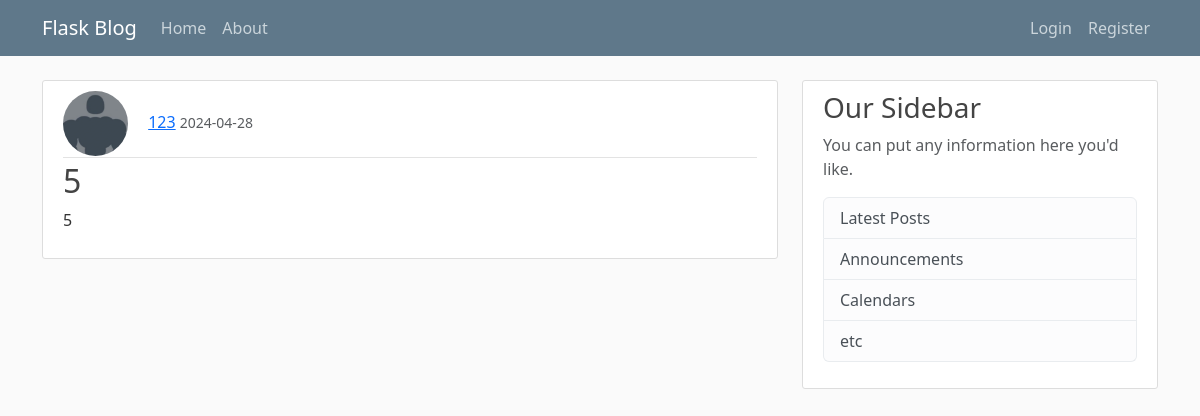
Page /post/7 on the committed database.
### flaskblog/models.py (models this page shows, shortened)
class User(db.Model,UserMixin):
    id = db.Column(db.Integer, primary_key = True)
    username = db.Column(db.String(20), unique = True, nullable = False)
    email = db.Column(db.String(120), unique = True, nullable = False)
    password = db.Column(db.String(60), nullable = False)
    posts = db.relationship('Post', backref = 'author', lazy = True)
    image_file = db.Column(db.String(20), nullable=False, default='default.png')

class Post(db.Model):
    id = db.Column(db.Integer, primary_key=True)
    title = db.Column(db.String(100), nullable=False)
    date_posted = db.Column(db.DateTime, nullable=False, default=datetime.now)
    content = db.Column(db.Text, nullable=False)
    user_id = db.Column(db.Integer, db.ForeignKey('user.id'), nullable=False)

### flaskblog/routes.py (the view)
@app.route('/post/<int:post_id>')
def post(post_id):
    post = Post.query.get_or_404(post_id)
    return render_template("post.html", title = post.title, post = post)

### flaskblog/templates/post.html (shortened to what this page needs)
{%extends 'layout.html'%}
{% block content %}
    <article class="media content-section">
        <div class="media-body">
          <div class="article-metadata">
            <img class="rounded-circle article-img" src="{{url_for('static',filename = 'profile_pics/' + post.author.image_file)}}" alt="profile picture">
            <a class="mr-2" href="#">{{ post.author.username }}</a>
            <small class="text-muted">{{ post.date_posted.strftime('%Y-%m-%d') }}</small>
          </div>
          <h2 class="article-title">{{ post.title }}</h2>
          <p class="article-content">{{ post.content }}</p>
        </div>
    </article>
{%endblock%}

### flaskblog/static/main.css (style rules this page uses)
body { background: #fafafa; color: #333333; margin-top: 5rem; }
h1, h2, h3, h4, h5, h6 { color: #444444; }
.content-section { background: #ffffff; padding: 10px 20px; border: 1px solid #dddddd; border-radius: 3px; margin-bottom: 20px; }
.article-title { color: #444444; }
.article-content { white-space: pre-line; }
.article-img { height: 65px; width: 65px; margin-right: 16px; }
.article-metadata { padding-bottom: 1px; margin-bottom: 4px; border-bottom: 1px solid #e3e3e3 }

### rows in the picture
User: image_file (placeholder picture), author.username "123"
Post: date_posted "2024-04-28", title "5", content "5"
